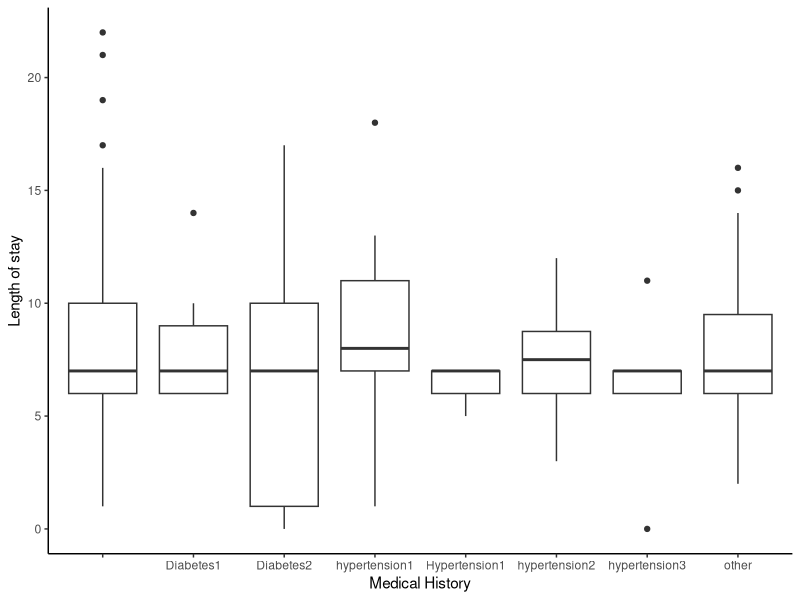
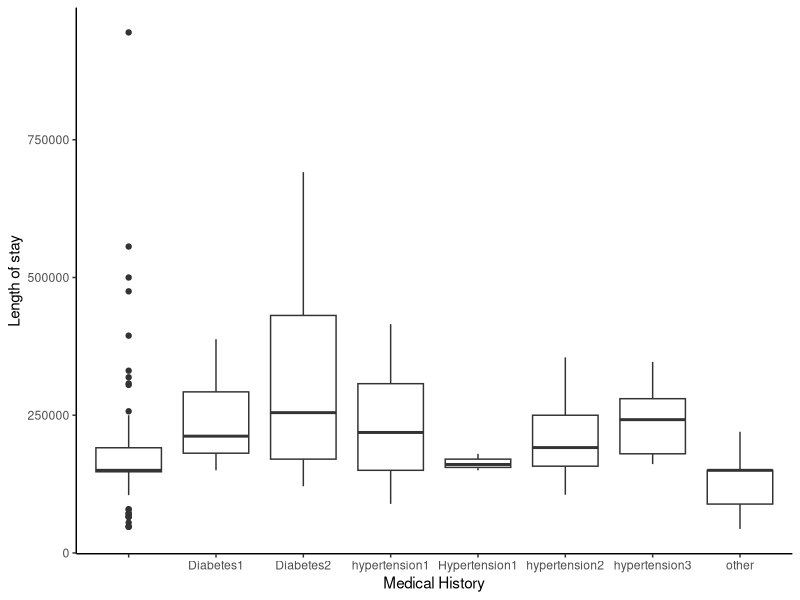
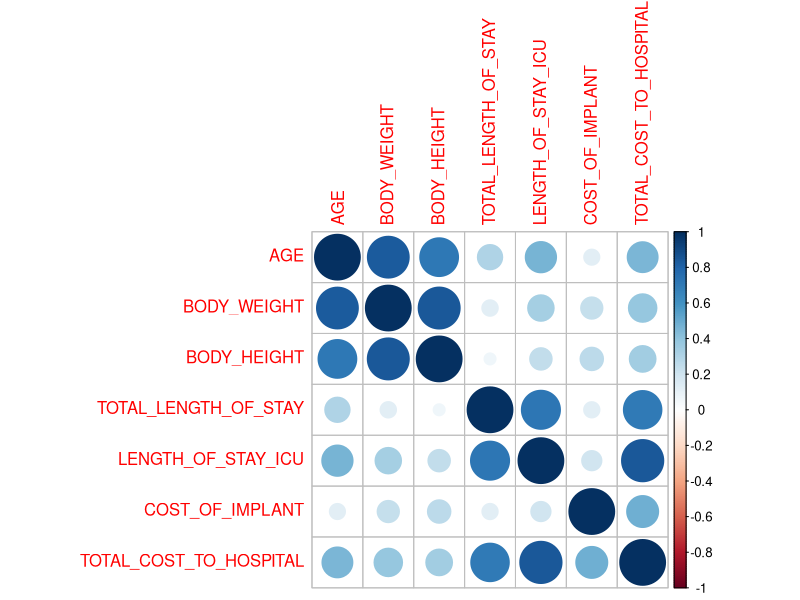
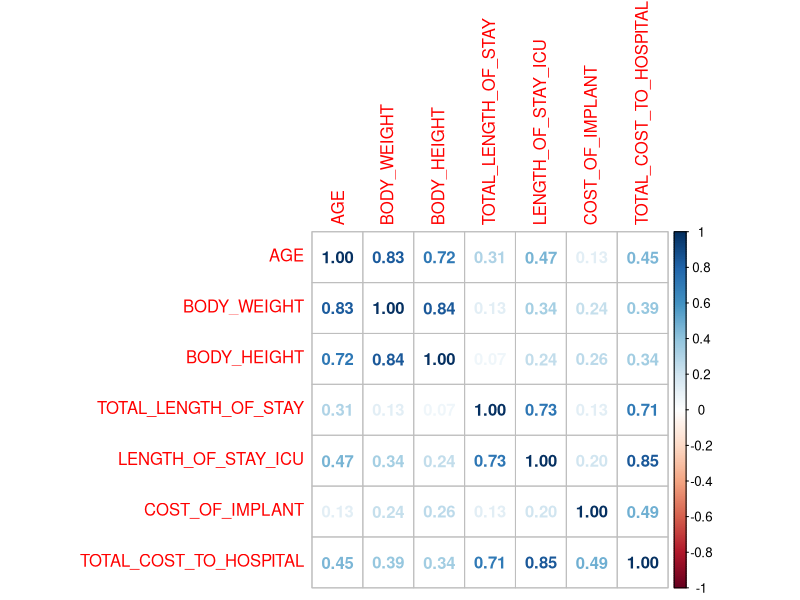
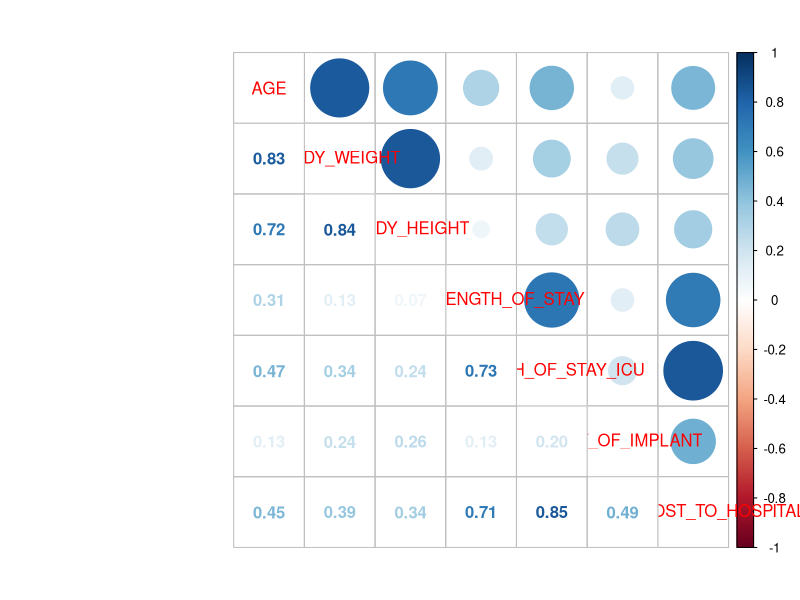
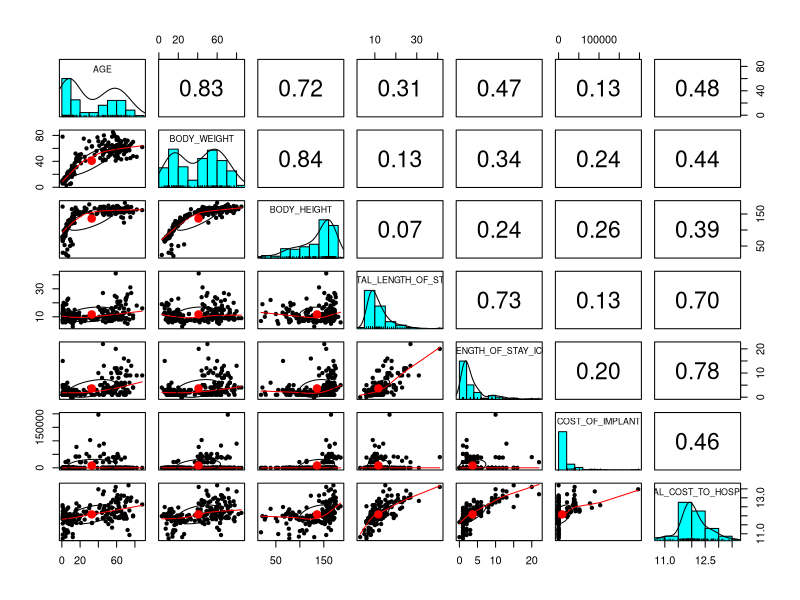
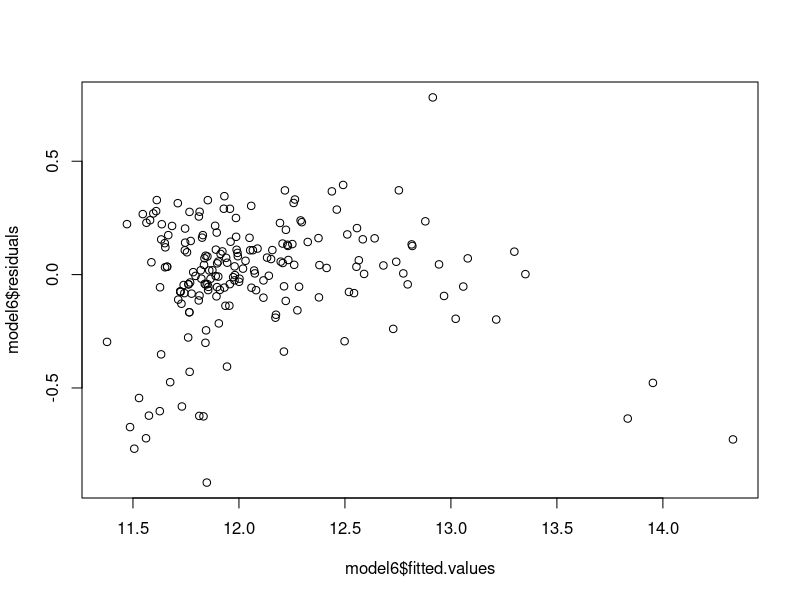

Recreate these plots in R, in order. (Note: this script raises an error after producing the figures.)
setwd("~/Desktop/BDA/TERM 2/PPA(Predictive & Prescriptive Analytics)/PPA Working on R")
library(car)
library(corrplot)  
library(caret) 
library(caTools) 
library(psych)   
library(ggplot2)
library(dplyr)

#mission = read.csv("Mission Hospital.csv",na.strings=c(""," ","NA"), stringsAsFactors = TRUE)
mission = read.csv("Mission Hospital.csv", stringsAsFactors = TRUE)
View(mission)

# Removing the NA and missing values:
mission1 <- na.omit(mission)
View(mission1)
summary (mission1)

# Checking Outliers :
# Between PAST.MEDICAL.HISTORY and LENGTH.OF.STAY
ggplot(data = mission1,mapping = aes(x=PAST.MEDICAL.HISTORY.CODE,y=LENGTH.OF.STAY..WARD)) + theme_classic()+ 
  geom_boxplot()+labs(x="Medical History",y= "Length of stay") 

# Between PAST.MEDICAL.HISTORY and TOTAL.AMOUNT.BILLED
ggplot(data = mission1,mapping = aes(x=PAST.MEDICAL.HISTORY.CODE,y=TOTAL.AMOUNT.BILLED.TO.THE.PATIENT)) + theme_classic()+ 
  geom_boxplot()+labs(x="Medical History",y= "Length of stay") 


# Checking the correlation :
names(mission1)
cr <- cor(mission1[c("AGE", "BODY_WEIGHT",  "BODY_HEIGHT", "TOTAL_LENGTH_OF_STAY", "LENGTH_OF_STAY_ICU",  "COST_OF_IMPLANT", "TOTAL_COST_TO_HOSPITAL")])
cr
corrplot(cr, type='full')
corrplot(cr, method ='number') 
corrplot.mixed (cr)

# Making are distribution normally distributed using LOG TRANSFORMATION :
mission1$TOTAL_COST_TO_HOSPITAL <- log(mission1$TOTAL_COST_TO_HOSPITAL)

# Checking the normal distribution and correlation:
pairs.panels(mission1[c("AGE", "BODY_WEIGHT",  "BODY_HEIGHT", "TOTAL_LENGTH_OF_STAY", "LENGTH_OF_STAY_ICU",  "COST_OF_IMPLANT", "TOTAL_COST_TO_HOSPITAL")])
?pairs.panels


# Linear regression model :
model1 <-lm(TOTAL_COST_TO_HOSPITAL ~ BODY_WEIGHT, data = mission1)
summary(model1)

model2 <-lm(TOTAL_COST_TO_HOSPITAL ~ BODY_WEIGHT+ AGE, data = mission1)
summary(model2)

model3 <-lm(TOTAL_COST_TO_HOSPITAL ~ BODY_WEIGHT+AGE+BODY_HEIGHT, data = mission1)
summary(model3)

model4 <-lm(TOTAL_COST_TO_HOSPITAL ~ BODY_WEIGHT+AGE+BODY_HEIGHT+TOTAL_LENGTH_OF_STAY, data = mission1)
summary(model4)

model5 <-lm(TOTAL_COST_TO_HOSPITAL ~ BODY_WEIGHT+AGE+BODY_HEIGHT+TOTAL_LENGTH_OF_STAY+LENGTH_OF_STAY_ICU+COST_OF_IMPLANT, data = mission1)
summary(model5)

#BEST MODEL :o/p- Multiple R-squared:  0.8562,	Adjusted R-squared:  0.8531
model6 <-lm(TOTAL_COST_TO_HOSPITAL ~ BODY_HEIGHT+TOTAL_LENGTH_OF_STAY+LENGTH_OF_STAY_ICU+COST_OF_IMPLANT, data = mission1)
summary(model6)

# Checking Heteroscedasticity of model6:
plot (model6$fitted.values, model6$residuals)


----------------------------------------------------------------------------------------------------------------------------------------------------------------

  
# 2. Data related to only patient having past medical conditions:
#Checking past history of patients for outliers :
Dia1 <- mission %>% filter(PAST.MEDICAL.HISTORY.CODE== c("Diabetes1"))
Dia2 <- mission %>% filter(PAST.MEDICAL.HISTORY.CODE== c("Diabetes2"))
hyp1 <- mission %>% filter(PAST.MEDICAL.HISTORY.CODE== c("hypertension1"))
hyp2 <- mission %>% filter(PAST.MEDICAL.HISTORY.CODE== c("hypertension2"))
hyp3 <- mission %>% filter(PAST.MEDICAL.HISTORY.CODE== c("hypertension3"))
oth <- mission %>% filter(PAST.MEDICAL.HISTORY.CODE== c("other"))
past_history <- combine(Dia1,Dia2,hyp1,hyp2,hyp3,oth)
View(past_history)
summary(past_history)

#Omitting the Na's :
past_history1 <- na.omit(past_history)

# checking outliers
ggplot(data = past_history1,mapping = aes(x=PAST.MEDICAL.HISTORY.CODE,y=LENGTH.OF.STAY..WARD)) + theme_classic()+ 
  geom_boxplot()+labs(x="Medical History",y= "Length of stay")  

#checking correlation :
cr1 <- cor(past_history1[c("AGE", "BODY_WEIGHT",  "BODY_HEIGHT", "TOTAL_LENGTH_OF_STAY", "LENGTH_OF_STAY_ICU",  "COST_OF_IMPLANT", "TOTAL_COST_TO_HOSPITAL")])
cr1
corrplot(cr1, type='full')

# Checking the normal distribution and correlation:
pairs.panels(past_history1[c("AGE", "BODY_WEIGHT",  "BODY_HEIGHT", "TOTAL_LENGTH_OF_STAY", "LENGTH_OF_STAY_ICU",  "COST_OF_IMPLANT", "TOTAL_COST_TO_HOSPITAL")])

#Linear regression model on past medical history :
#model21 : o/p- Multiple R-squared:  0.8425,	Adjusted R-squared:  0.828 
model21 <-lm(TOTAL_COST_TO_HOSPITAL ~ BODY_WEIGHT+AGE+BODY_HEIGHT+TOTAL_LENGTH_OF_STAY+LENGTH_OF_STAY_ICU+COST_OF_IMPLANT, data = past_history)
summary(model21)

# Checking Heteroscedasticity of model21:
plot (model21$fitted.values, model21$residuals)
